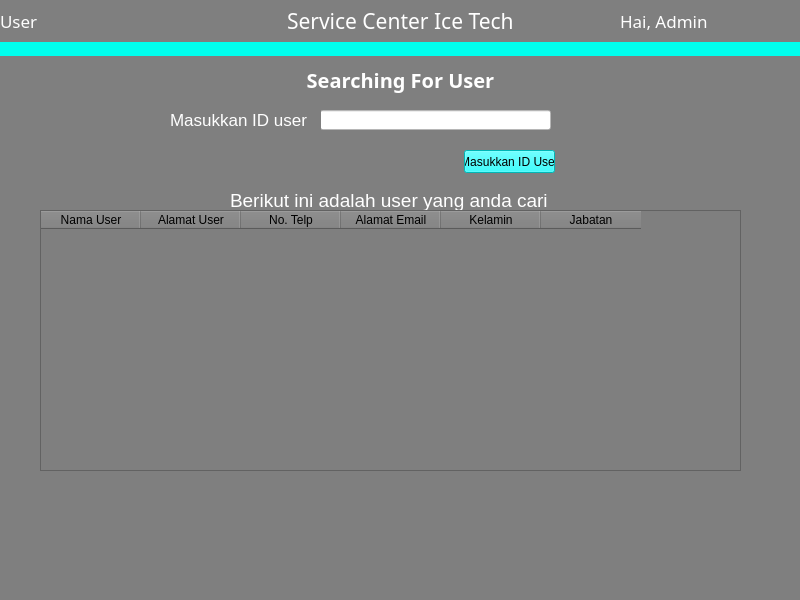
<?xml version="1.0" encoding="UTF-8"?>
<ui version="4.0">
 <class>select_user</class>
 <widget class="QMainWindow" name="select_user">
  <property name="geometry">
   <rect>
    <x>0</x>
    <y>0</y>
    <width>800</width>
    <height>600</height>
   </rect>
  </property>
  <property name="windowTitle">
   <string>MainWindow</string>
  </property>
  <property name="styleSheet">
   <string notr="true">background-color: rgb(127, 127, 127);</string>
  </property>
  <widget class="QWidget" name="centralwidget">
   <widget class="Line" name="line">
    <property name="geometry">
     <rect>
      <x>0</x>
      <y>40</y>
      <width>801</width>
      <height>16</height>
     </rect>
    </property>
    <property name="sizePolicy">
     <sizepolicy hsizetype="Fixed" vsizetype="Fixed">
      <horstretch>0</horstretch>
      <verstretch>0</verstretch>
     </sizepolicy>
    </property>
    <property name="font">
     <font>
      <pointsize>-1</pointsize>
     </font>
    </property>
    <property name="styleSheet">
     <string notr="true">padding: 15px 25px;
  font-size: 24px;
  text-align: center;
  cursor: pointer;
  outline: none;
  color: #fff;
  background-color: rgb(0, 255, 238);
  border: none;
  border-radius: 15px;
  box-shadow: 0 9px #999;</string>
    </property>
    <property name="lineWidth">
     <number>1</number>
    </property>
    <property name="orientation">
     <enum>Qt::Horizontal</enum>
    </property>
   </widget>
   <widget class="QWidget" name="layoutWidget">
    <property name="geometry">
     <rect>
      <x>0</x>
      <y>0</y>
      <width>801</width>
      <height>42</height>
     </rect>
    </property>
    <layout class="QHBoxLayout" name="horizontalLayout">
     <item>
      <widget class="QLabel" name="label_3">
       <property name="font">
        <font>
         <family>Lucida Calligraphy</family>
         <pointsize>13</pointsize>
        </font>
       </property>
       <property name="styleSheet">
        <string notr="true">color: rgb(255, 255, 255);</string>
       </property>
       <property name="text">
        <string>User</string>
       </property>
      </widget>
     </item>
     <item>
      <spacer name="horizontalSpacer_2">
       <property name="orientation">
        <enum>Qt::Horizontal</enum>
       </property>
       <property name="sizeType">
        <enum>QSizePolicy::Fixed</enum>
       </property>
       <property name="sizeHint" stdset="0">
        <size>
         <width>100</width>
         <height>20</height>
        </size>
       </property>
      </spacer>
     </item>
     <item>
      <widget class="QLabel" name="label_2">
       <property name="font">
        <font>
         <family>Imprint MT Shadow</family>
         <pointsize>16</pointsize>
        </font>
       </property>
       <property name="styleSheet">
        <string notr="true">color: rgb(255, 255, 255);</string>
       </property>
       <property name="text">
        <string>Service Center Ice Tech</string>
       </property>
      </widget>
     </item>
     <item>
      <spacer name="horizontalSpacer">
       <property name="orientation">
        <enum>Qt::Horizontal</enum>
       </property>
       <property name="sizeType">
        <enum>QSizePolicy::Minimum</enum>
       </property>
       <property name="sizeHint" stdset="0">
        <size>
         <width>100</width>
         <height>20</height>
        </size>
       </property>
      </spacer>
     </item>
     <item>
      <widget class="QLabel" name="label">
       <property name="font">
        <font>
         <family>Lucida Calligraphy</family>
         <pointsize>13</pointsize>
        </font>
       </property>
       <property name="styleSheet">
        <string notr="true">color: rgb(255, 255, 255);</string>
       </property>
       <property name="text">
        <string>Hai, Admin</string>
       </property>
      </widget>
     </item>
    </layout>
   </widget>
   <widget class="QLabel" name="label_4">
    <property name="geometry">
     <rect>
      <x>0</x>
      <y>60</y>
      <width>801</width>
      <height>39</height>
     </rect>
    </property>
    <property name="font">
     <font>
      <family>Imprint MT Shadow</family>
      <pointsize>15</pointsize>
      <weight>75</weight>
      <bold>true</bold>
     </font>
    </property>
    <property name="styleSheet">
     <string notr="true">color: rgb(255, 255, 255);</string>
    </property>
    <property name="text">
     <string>Searching For User</string>
    </property>
    <property name="alignment">
     <set>Qt::AlignCenter</set>
    </property>
   </widget>
   <widget class="QLineEdit" name="lineEdit">
    <property name="geometry">
     <rect>
      <x>320</x>
      <y>110</y>
      <width>231</width>
      <height>20</height>
     </rect>
    </property>
    <property name="styleSheet">
     <string notr="true">background-color: rgb(255, 255, 255);</string>
    </property>
   </widget>
   <widget class="QLabel" name="label_6">
    <property name="geometry">
     <rect>
      <x>230</x>
      <y>180</y>
      <width>391</width>
      <height>41</height>
     </rect>
    </property>
    <property name="font">
     <font>
      <pointsize>14</pointsize>
     </font>
    </property>
    <property name="styleSheet">
     <string notr="true">color: rgb(255, 255, 255);</string>
    </property>
    <property name="text">
     <string>Berikut ini adalah user yang anda cari </string>
    </property>
   </widget>
   <widget class="QPushButton" name="btn_select">
    <property name="geometry">
     <rect>
      <x>464</x>
      <y>150</y>
      <width>91</width>
      <height>23</height>
     </rect>
    </property>
    <property name="styleSheet">
     <string notr="true">background-color: rgb(0, 255, 255);</string>
    </property>
    <property name="text">
     <string>Masukkan ID User</string>
    </property>
   </widget>
   <widget class="QLabel" name="label_5">
    <property name="geometry">
     <rect>
      <x>170</x>
      <y>110</y>
      <width>151</width>
      <height>20</height>
     </rect>
    </property>
    <property name="font">
     <font>
      <pointsize>13</pointsize>
     </font>
    </property>
    <property name="styleSheet">
     <string notr="true">color: rgb(255, 255, 255);</string>
    </property>
    <property name="text">
     <string>Masukkan ID user</string>
    </property>
   </widget>
   <widget class="QTableWidget" name="tableWidget">
    <property name="geometry">
     <rect>
      <x>40</x>
      <y>210</y>
      <width>701</width>
      <height>261</height>
     </rect>
    </property>
    <column>
     <property name="text">
      <string>Nama User</string>
     </property>
    </column>
    <column>
     <property name="text">
      <string>Alamat User</string>
     </property>
    </column>
    <column>
     <property name="text">
      <string>No. Telp</string>
     </property>
    </column>
    <column>
     <property name="text">
      <string>Alamat Email</string>
     </property>
    </column>
    <column>
     <property name="text">
      <string>Kelamin</string>
     </property>
    </column>
    <column>
     <property name="text">
      <string>Jabatan</string>
     </property>
    </column>
   </widget>
  </widget>
  <widget class="QMenuBar" name="menubar">
   <property name="geometry">
    <rect>
     <x>0</x>
     <y>0</y>
     <width>800</width>
     <height>21</height>
    </rect>
   </property>
  </widget>
  <widget class="QStatusBar" name="statusbar"/>
 </widget>
 <resources/>
 <connections/>
</ui>
